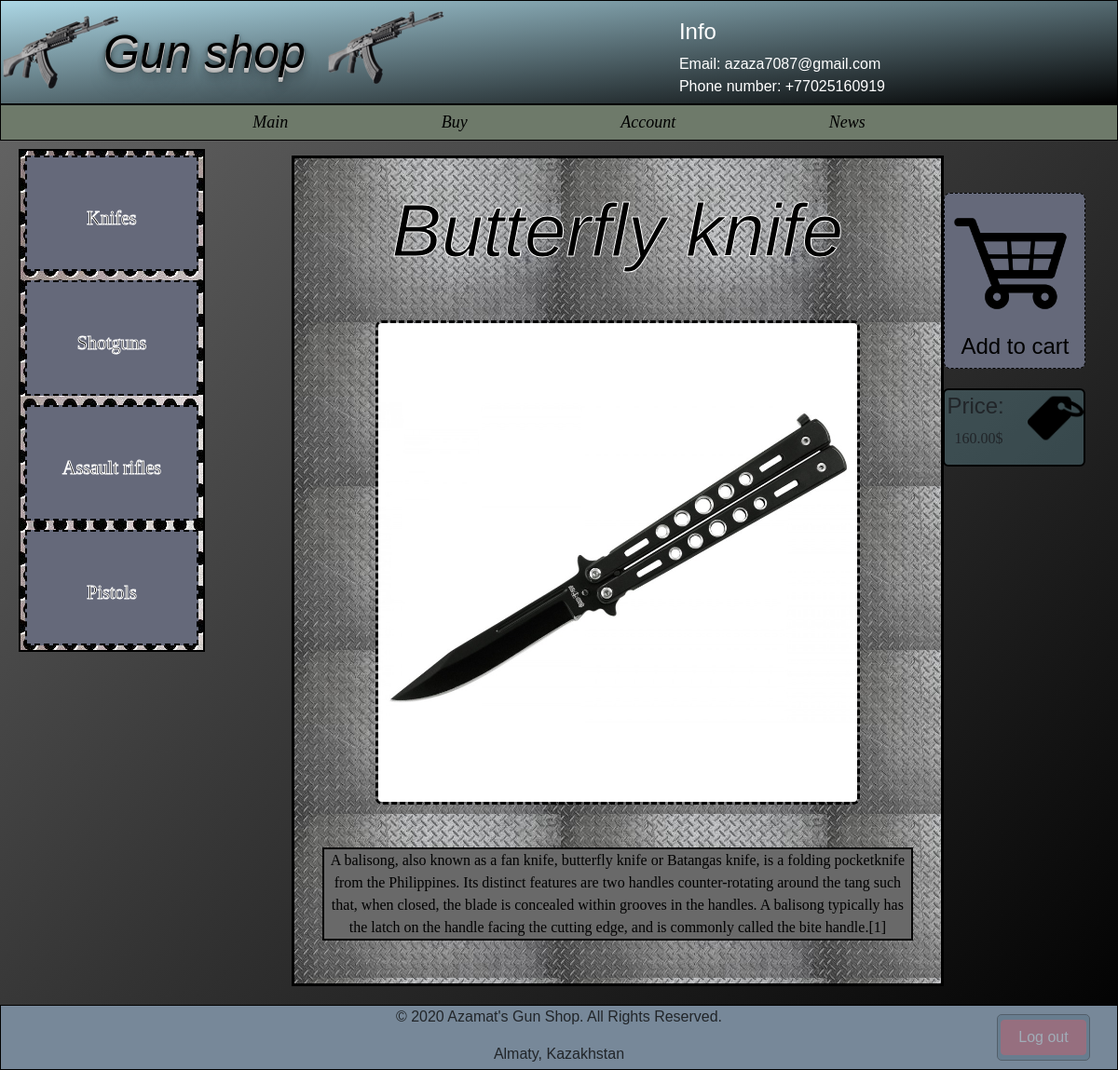
The page /shop/knifes/butterfly-knife/ (signed in) on the database its author committed.
### shop/models.py (models this page shows, shortened)
class Guns(models.Model):
    name = models.CharField(max_length=150, db_index=True)
    slug = models.SlugField(max_length=30, blank=True, unique=True)
    body = models.TextField(blank=True, db_index=True)
    category = models.ForeignKey('Category',null=True, on_delete=models.CASCADE,default="",)
    image = models.ImageField(upload_to='static/images/guns/', blank=True)
    price = models.DecimalField(max_digits=10, decimal_places=2,default=200, )
    date_pub = models.DateTimeField(auto_now_add=True)
    class Meta:
        ordering = ['-date_pub']

### shop/views.py (the view)
# urls.py: path('<str:name>/<str:slug>/', GunDetail.as_view(), name='gun_detail_url'),
class GunDetail(View):
    def get(self, request, slug, name):
        gun = Guns.objects.get(slug__iexact=slug)
        is_already_in_cart = True
        try:
            in_cart = Cart.objects.get(user=request.user, gun_slug=slug)
        except:
            in_cart = False
        if in_cart:
            is_already_in_cart = False
        return render(request, 'shop/gun_detail.html', context={"gun": gun, 'name': name, 'already': is_already_in_cart})

### shop/templates/shop/gun_detail.html (shortened to what this page needs)
{% extends 'shop/base_shop.html' %}
{% block content %}
{% include 'includes/gun_card_template.html' %}
    {% if request.user.is_authenticated %}
        {% if already %}
            <a href="{% url 'gun_buy_url' name=name slug=gun.slug %}">
                <div id="buy_gun">
                    <img src="../../../static/images/buy.png" alt="dsds" width="150px">
                    <h4> Add to cart</h4>
                </div>
            </a>
            <div id="price">
                 <img id="price_img" src="../../../static/images/price.png" alt="">
                <h4>Price:</h4>
                <p>{{ gun.price }}$</p>
            </div>
        {% endif %}
    {% endif %}
{% endblock %}

### shop/templates/includes/gun_card_template.html
 <div id="gun_detail_id">
    <h1 class="mb-5"> <em> {{ gun.name }} </em> </h1>
    <p><img src="../../../../../{{ gun.image }}" alt="dfd" width="520px"></p>
    <p id="text_detail_id"> {{ gun.body }}</p>
 </div>

### static/css/index.css (style rules this page uses)
body { font-family: sans-serif; background-color: dimgrey !important; background: linear-gradient(to top left, black,dimgrey); }
#gun_detail_id { border: solid black 3px; background-image: url("../images/background_detail.jpg"); width: 700px; text-align: center; padding: 30px; }
#gun_detail_id img { border: dashed black 3px; border-radius: 7px; margin-bottom: 30px; }
#gun_detail_id h1 { color: black; font-size: 80px; -webkit-text-stroke-width: 1px; -webkit-text-stroke-color: white; }
#text_detail_id { border: solid black 2px; background-color: dimgrey; color: black; font-style: initial; font-family: "Georgia"; }
#buy_gun { right: -400px; top: 40px; text-align: center; border: black thin dashed; background-color: #65697a; border-radius: 7px; position: absolute; color: black; }
#price { position: absolute; border: black solid 2px; border-radius: 6px; right: -400px; top: 250px; width: 153px; background-color: rgba(104,155,168,0.33); }
#price_img { float: right ; width: 60px; }
#price h4 { padding-left: 2px; padding-top: 3px; font-family: "Arial"; }
#price p { padding-left: 10px; font-family: Impact; }

### rows shown on the page
Guns: name "Butterfly knife", image (picture), body "A balisong, also known as a fan knife, butterfly knife or Batangas knife, is a folding pocketknife from the Philippines. Its distinct features are two handles counter-rotating around the tang such that, when closed, the blade is concealed within grooves in the handles. A balisong typically has the latch on the handle facing the cutting edge, and is commonly called the bite handle.[1]", price "160.00"
